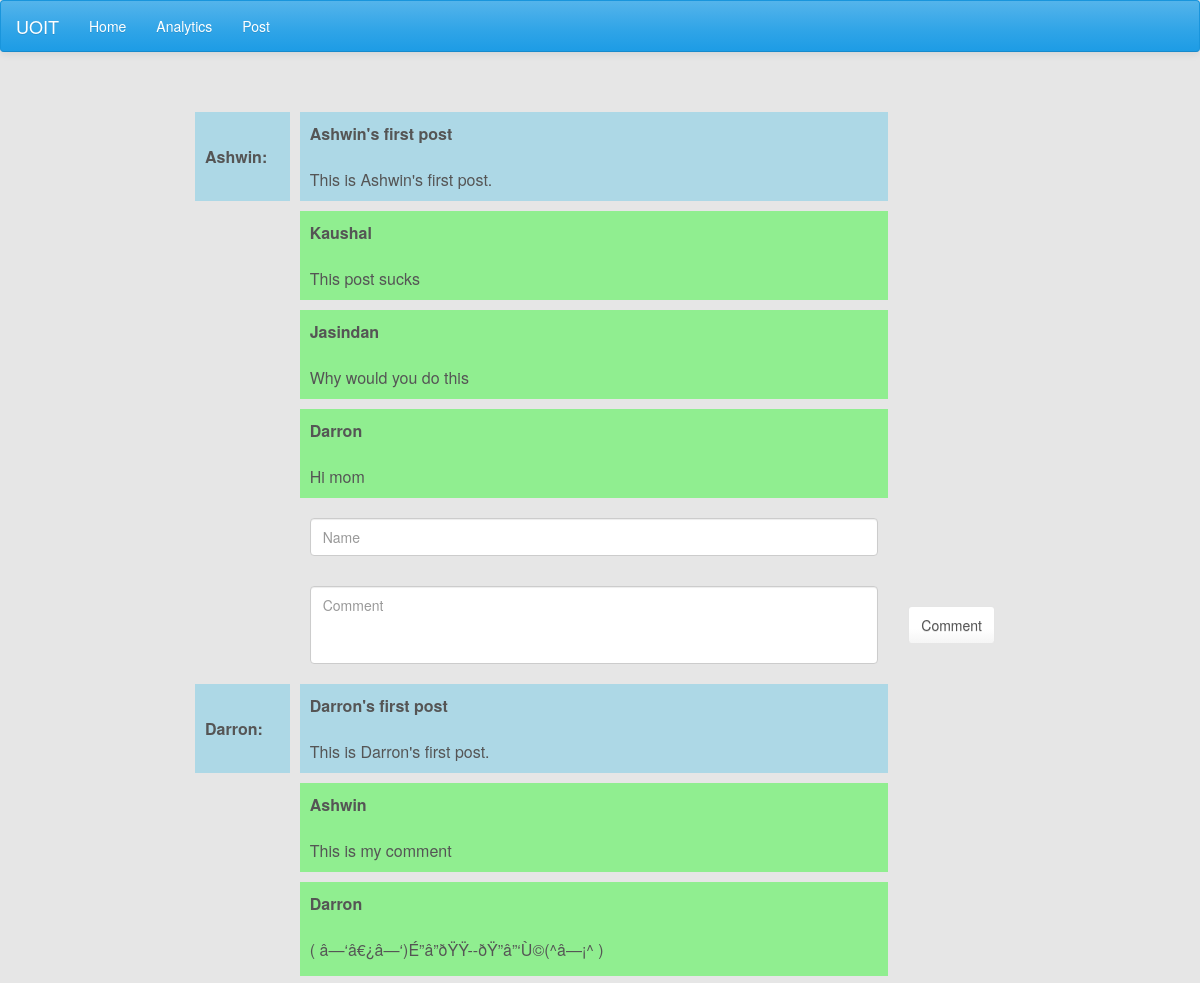
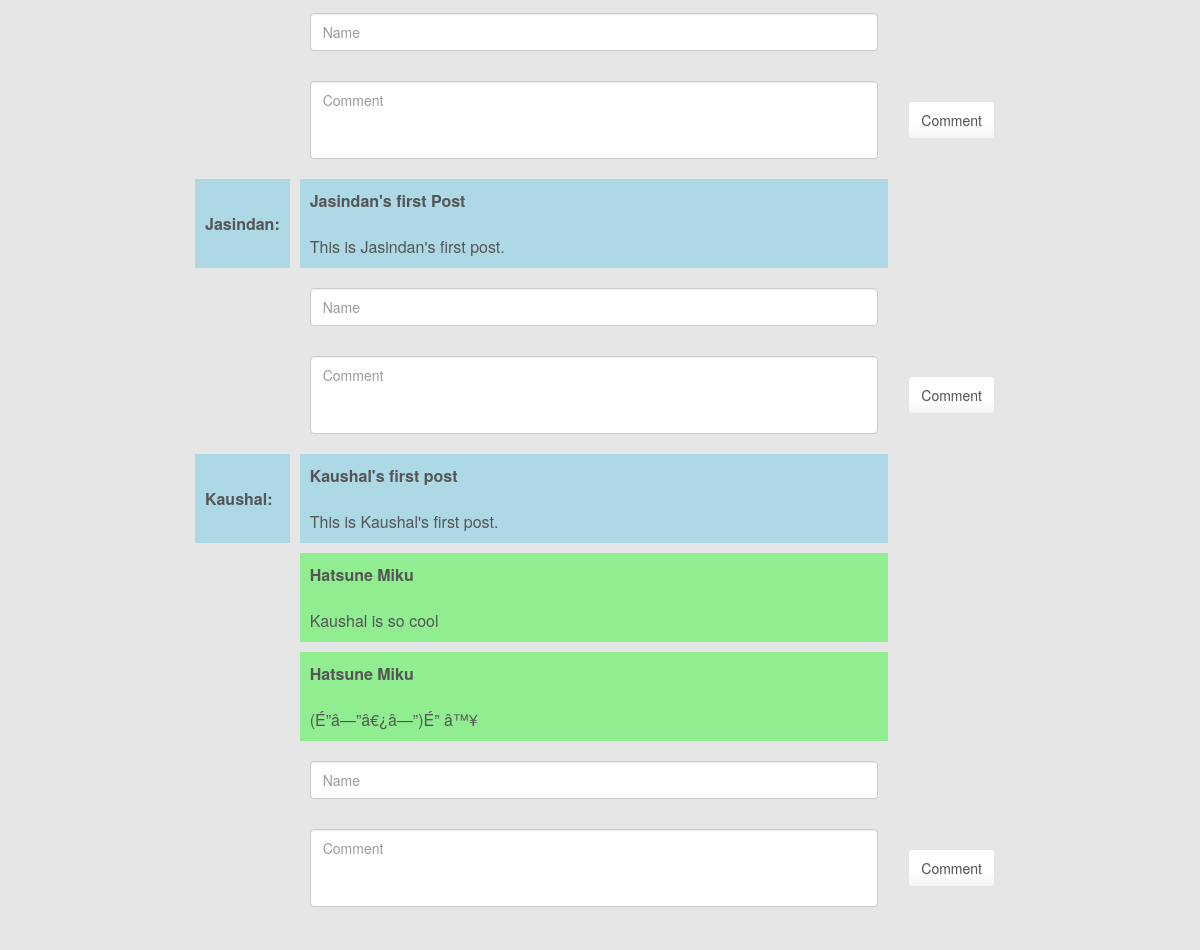
/forum.php, run on the app's committed database (2 pictures, top to bottom).
### tables this page shows
CREATE TABLE `posts` (
  `sample_id` int(11) NOT NULL,
  `name` varchar(128) NOT NULL,
  `subject` varchar(128) NOT NULL,
  `textarea` text NOT NULL
);

CREATE TABLE `comments` (
  `sample_id` int(11) NOT NULL,
  `postID` varchar(128) NOT NULL,
  `name` varchar(128) NOT NULL,
  `comment` text NOT NULL
);

### forum.php (the view, shortened to what this page needs)
<?php
    $db = new mysqli('sofe2800.cbcmxpmm0m7s.us-east-1.rds.amazonaws.com', 'admin', 'sofe2800project', 'lab');
?>
    <html lang="en">
    <head>
        <link href="css/bootstrap.min.css" rel="stylesheet">
        <link href="css/formValidation.min.css" rel="stylesheet">
        <link href="css/morris.css" rel="stylesheet">
    </head>
    <body>
        <nav class="navbar navbar-default">
            <div class="container-fluid">
                <div class="navbar-header">
                    <a class="navbar-brand" href="https://uoit.ca/">UOIT</a>
                </div>
                <ul class="nav navbar-nav">
                    <li><a href="index.php">Home</a></li>
                    <li><a href="plots.php">Analytics</a></li>
                    <li><a href="newPost.php">Post</a></li>
                </ul>
            </div>
        </nav>
        <div id="wrapper">
            <div id="section1" class="row">
                <div class="row">
                    <div class="col-sm-12">
                        <table id='forum'>
                            <?php
                                $sql = "SELECT sample_id, name, subject, textarea FROM posts";
                                $result = $db->query($sql);
                                if ($result ->num_rows > 0) {
                                    while($row = $result->fetch_assoc()) {
                                        echo "<tr id='post'>";
                                            echo "<td align='center' width='5%'>";
                                                echo "<b>$row[name]:</b>";
                                            echo "</td>";
                                            echo "<td>";
                                                echo "<b>$row[subject] </b> <br><br>";
                                                echo "$row[textarea]";
                                            echo "</td>";
                                        echo "</tr>";
                                        echo "<form action='saveComment.php' method='post'>";
                                            $sql2 = "SELECT * FROM comments where postID = $row[sample_id]";
                                            $result2 = $db->query($sql2);
                                            if ($result2 ->num_rows > 0) {
                                                while($row2 = $result2->fetch_assoc()) {
                                                    echo "<tr id='comment'>";
                                                        echo "<td width='5%' id='spacer'></td>";
                                                        echo "<td><b>$row2[name]</b> <br><br> $row2[comment] </td>";
                                                    echo "</tr>";
                                                }
                                            }
                                            echo "<tr>";
                                                echo "<td width='5%' id='spacer'></td>";
                                                echo "<td>";
                                                    echo "<input type='text' class='form-control' name='name' placeholder='Name'>";
                                                echo "</td>";
                                            echo "</tr>";
                                            echo "<tr>";
                                                echo "<td width='5%' id='spacer'></td>";
                                                echo "<td>";
                                                    echo "<textarea class='form-control' name='comment' rows='3' placeholder='Comment'></textarea>";
                                                echo "</td>";
                                                echo "<td width = '5%'>";
                                                    echo "<button type='submit' class='btn btn-default'>Comment</button>";
                                                echo "</td>";
                                            echo "</tr>";
                                        echo "</form>";
                                    }
                                }
                            ?>
                        </table>
                    </div>
                </div>
            </div>
        </div>
    </body>
    </html>

### forum.php (style rules this page uses)
body { background-color: #e6e6e6; }
#wrapper { margin-top: 0px; margin-bottom: 50px; margin-left: 200px; margin-right: 200px; }
#section1, #section2, #section3, #section4 { margin-top: 50px; margin-bottom: 50px; }
#forum { width: 100%; }
textarea { resize: none; }
td, th { border: 10px solid #e6e6e6; padding-left: 10px; padding-right: 10px; padding-top: 10px; padding-bottom: 10px; text-align: left; }
#post { background-color: lightblue; }
#comment { background-color: lightgreen; }
#spacer { background-color: #e6e6e6; }

### data on the page
posts: name "Ashwin", subject "Ashwin's first post", textarea "This is Ashwin's first post."
comments: name "Kaushal", comment "This post sucks"
comments: name "Jasindan", comment "Why would you do this"
comments: name "Darron", comment "Hi mom"
posts: name "Darron", subject "Darron's first post", textarea "This is Darron's first post."
comments: name "Ashwin", comment "This is my comment"
comments: name "Darron", comment "( â—‘â€¿â—‘)É”â”ðŸŸ--ðŸ”â”‘Ù©(^â—¡^ )"
posts: name "Jasindan", subject "Jasindan's first Post", textarea "This is Jasindan's first post."
posts: name "Kaushal", subject "Kaushal's first post", textarea "This is Kaushal's first post."
comments: name "Hatsune Miku", comment "Kaushal is so cool"
comments: name "Hatsune Miku", comment "(É”â—”â€¿â—”)É” â™¥"
